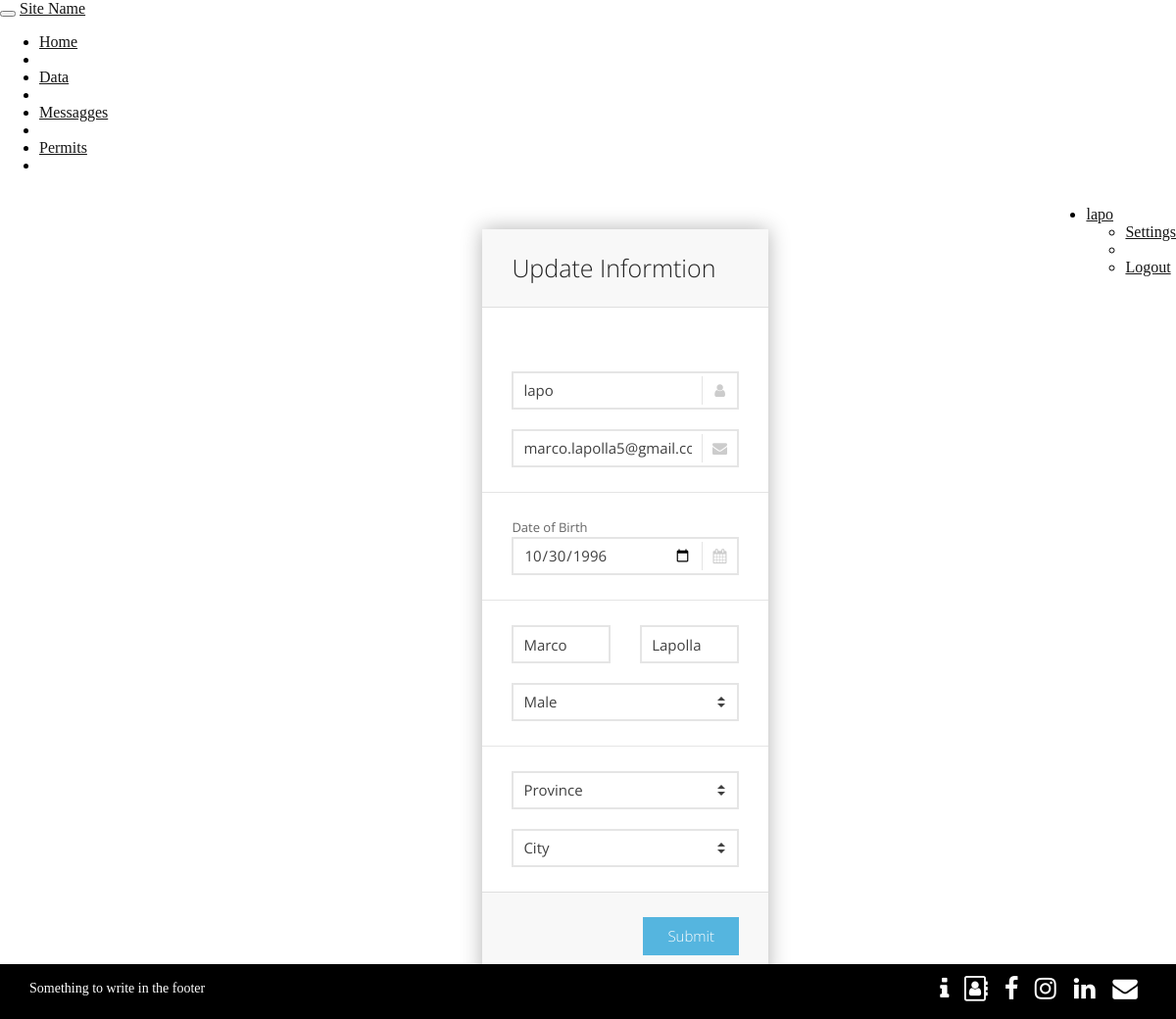
The app's page /setting.php (signed in), older data.
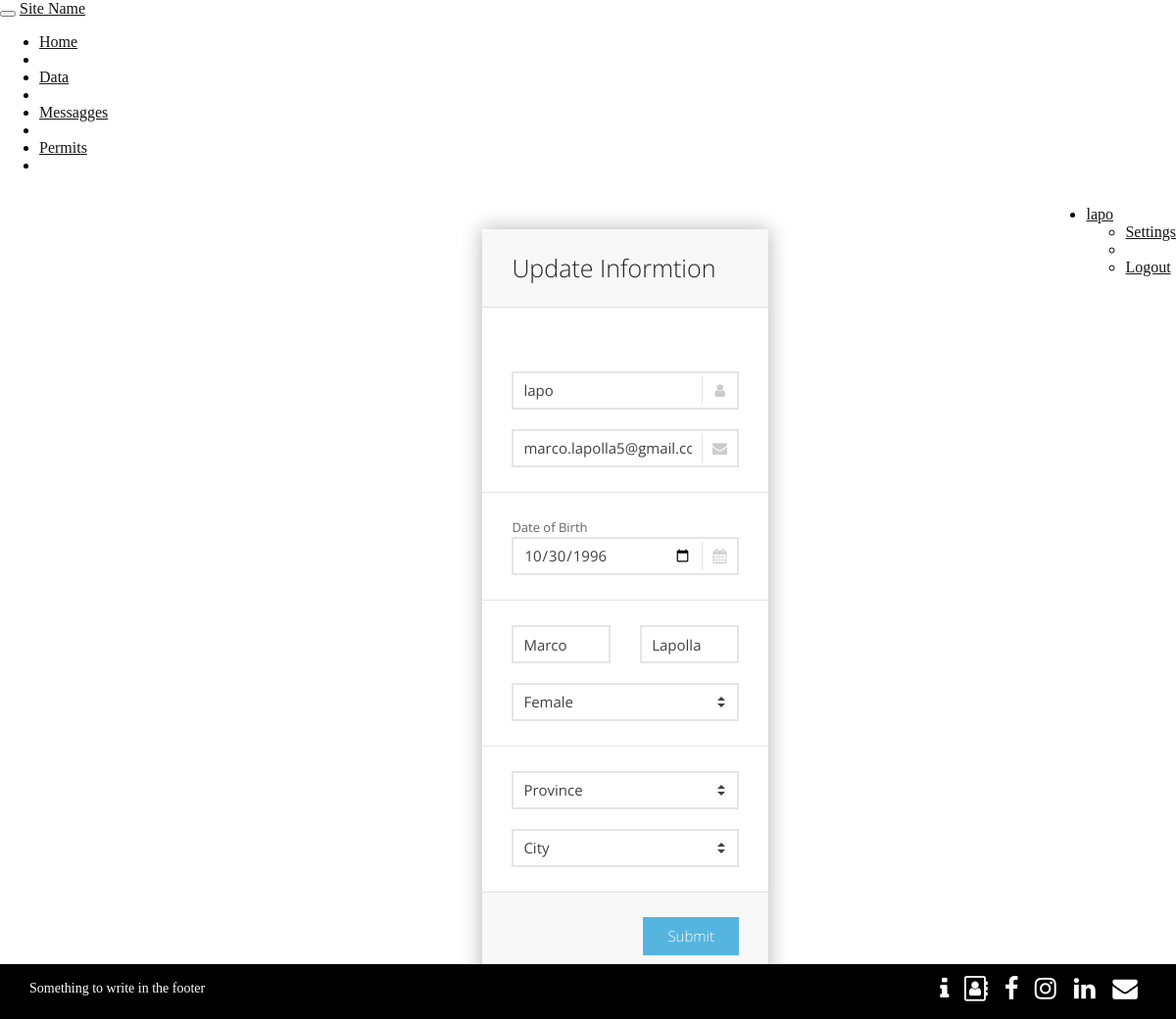
The same page, newer data.
### tables this page shows
CREATE TABLE `user` (
  `Username` varchar(255) NOT NULL,
  `Email` varchar(255) NOT NULL,
  `Password` varchar(255) NOT NULL,
  `Name` varchar(255) NOT NULL,
  `Surname` varchar(255) NOT NULL,
  `Gender` varchar(50) NOT NULL,
  `Date_of_birth` date NOT NULL,
  `City` int(11) DEFAULT NULL
);

### setting.php (the view, shortened to what this page needs)
<!DOCTYPE html>
<html lang="en">
  <head>
	<link href="https://netdna.bootstrapcdn.com/twitter-bootstrap/2.3.2/css/bootstrap-combined.min.css" rel="stylesheet" id="bootstrap-css">
	<link rel='stylesheet' href='https://maxcdn.bootstrapcdn.com/font-awesome/4.7.0/css/font-awesome.min.css'>
	<link rel="stylesheet" media="all" href="css/footer.css" />
	<link rel="stylesheet" media="all" href="css/common.css" />
	<link rel="stylesheet" media="all" href="css/Home.css" />
    <link rel="stylesheet" media="all" href="css/sky-forms.css" />
    <link rel="stylesheet" media="all" href="css/demo.css" />
</head>
  <body>
    <div class="navbar navbar-inverse">
    <div class="navbar-inner">
		<div class="container-fluid">
			<button class="btn btn-navbar" data-toggle="collapse" data-target=".nav-collapse" data-disabled="true">
			</button>
			<a class="brand" href="index.php" id="top">Site Name</a>
			<div id= "auto-height" class="nav-collapse collapse" style="height:auto;" data-disabled="true">
				<ul class="nav">
					<li class="active"><a href="index.php"><i class="icon-home icon-white"></i> Home</a></li>
					<li class="divider-vertical"></li>
					<li><a href="#"><i class="icon-file icon-white"></i> Data</a></li>
					<li class="divider-vertical"></li>
					<li><a href="#"><i class="icon-envelope icon-white"></i> Messagges</a></li>
					<li class="divider-vertical"></li>
					<li><a href="#"><i class="icon-lock icon-white"></i> Permits</a></li>
					<li class="divider-vertical"></li>
				</ul>
				<?php
					if(isset($_SESSION['username']))
					{
					    $user = $_SESSION['username'];
						echo '<ul class="nav navbar-nav navbar-right pull-right">
                                    <li class="dropdown">
                                        <a href="#" data-toggle="dropdown" class="dropdown-toggle" onClick="autoHeight()"><i class="icon-user"></i>'.$user.'<b class="caret"></b></a>
                                        <ul class="dropdown-menu">
                                            <li><a href="#"><i class="icon-wrench"></i> Settings</a></li>
                                            <li class="divider"></li>
                                            <li><a href="logout.php"><i class="icon-share"></i>Logout</a></li>
                                        </ul>
                                    </li>
                                </ul>';
					}
					else
					{
						echo "<ul class='nav navbar-nav navbar-right pull-right'>
							<li><a href='login.php'><i class='icon-user'></i>Log In</a></li>
							<li class='divider'></li>
							</ul>";
					}
					?>
			</div>
		</div>
	</div>
</div>
    <div class="body body-s" id="settings">
        <form action="changeSettings.php" method="POST" name="settings" class="sky-form">
            <header>Update Informtion</header>
            <?php
			if(isset($_SESSION['username'])){
                $servername = "localhost";
                $username = "root";
                $password = "password";
                $dbname = "university_sharing";
                $conn = new mysqli($servername, $username, $password, $dbname);
                $user = $_SESSION['username'];
                $sql = "SELECT * FROM user WHERE Username='" . $user . "'";
                $result = mySQLi_query($conn, $sql) or die("Error query");
                while ($row = mySQLi_fetch_array($result)) {
                    echo '
            <fieldset>
                <section>
                    <label class="input" >
                        <p class="errorLogin" id="errorSettingsBox"><br></p>
                    </label>
                </section>
                <section>
                    <label class="input">
                        <i class="icon-append icon-user"></i>
                        <input type="text" placeholder="Username" id="userSign" name="userSign" onclick="removeErrorSignup()" onkeyup="removeErrorSignup()" value="' . $row['Username'] . '">
                    </label>
                </section>
                <section>
                    <label class="input">
                        <i class="icon-append icon-envelope-alt"></i>
                        <input type="text" placeholder="Email address" id="emailSign" name="emailSign" onclick="removeErrorSignup()" onkeyup="removeErrorSignup()"  value="' . $row['Email'] . '">
                    </label>
                </section>
            </fieldset>
            <fieldset>
                <section>
                    <label class="input">
                        Date of Birth
                    </label>
                    <label class="input">
                        <i class="icon-append icon-calendar"></i>
                        <input type="date" id="dateSign" name="dateSign"  value="' . $row['Date_of_birth'] . '">
                    </label>
                </section>
            </fieldset>
            <fieldset>
                <div class="row">
                    <section class="col col-6">
                        <label class="input">
                            <input type="text" placeholder="First name" id="nameSign" name="nameSign" onclick="removeErrorSignup()" onkeyup="removeErrorSignup()"  value="' . $row['Name'] . '">
                        </label>
                    </section>
                    <section class="col col-6">
                        <label class="input">
                            <input type="text" placeholder="Last name" id="surnameSign" name="surnameSign" onclick="removeErrorSignup()" onkeyup="removeErrorSignup()"  value="' . $row['Surname'] . '">
                        </label>
                    </section>
                </div>
                <section>
                    <label class="select">';
                    if ($row['Gender'] == "male") {
                        echo "
							<select name='gender'>
							<option value='male' selected>Male</option>
							<option value='female'>Female</option>
							</select>
							";
                    } else {
                        echo "
							<select name='gender'>
							<option value='male'>Male</option>
							<option value='female' selected>Female</option>
							</select>
							";
                    }
                    echo '
                        <i></i>
                    </label>
                </section>
            </fieldset>
            <fieldset>
                <section>
                    <label class="select">
                        <select name="province" id="province">
                            <option value="not-selected" selected disabled>Province</option>';
                    $sql = "SELECT distinct Name FROM province";
                    $result = $conn->query($sql);
                    echo '
                        </select>
                        <i></i>
                    </label>
                </section>
                <section>
                    <label class="select">
                        <select name="citySign" id="citySign">
                            <option value="not-selected" selected disabled>City</option>';
                    $sql = "SELECT distinct Name FROM city";
                    $result = $conn->query($sql);
                    echo '
                        </select>
                        <i></i>
                    </label>
                </section>
            </fieldset>
            <footer>
                <button type="button" onclick="checkSettings()" class="button">Submit</button>
            </footer>
        </form>
    </div>';
                }
            }
            else
                echo "Log in First";
			?>
<div class="myfooter">
  <small>
	Something to write in the footer
  </small>
  <div class="mynav">
    <ul>
      <li><a href="#"><i id="social-inf" class="fa fa-info fa-2x social"></i></a></li>
      <li><a href="#"><i id="social-con" class="fa fa-address-book-o fa-2x social"></i></a></li>
      <li><a href="#"><i id="social-fb" class="fa fa-facebook fa-2x social"></i></a></li>
      <li><a href="#"><i id="social-tw" class="fa fa-instagram fa-2x social"></i></a></li>
      <li><a href="#"><i id="social-li" class="fa fa-linkedin fa-2x social"></i></a></li>
      <li><a href="mailto:boh@boh.it"><i id="social-em" class="fa fa-envelope fa-2x social"></i></a></li>
    </ul>
  </div>
</div>
</body>
</html>

### css/footer.css (style rules this page uses)
.myfooter { display: flex; justify-content: space-between; z-index:10; position: fixed; left:0; right:0; bottom:0; padding-top: 10px; padding-right:30px; padding-left:30px; border-top: 1px solid black; background-color: black; height:45px; color:white; }
.myfooter small { float: left; font-size:14px; padding-top: 6px; }
.myfooter ul { margin: 0; list-style: none; display: block; }
.myfooter li { float: left; margin-left: 6px; margin-right: 6px; }
.social { margin-top: -2px; color:white; transform: scale(0.8); transition-duration: 0.5s; }

### css/common.css (style rules this page uses)
html, body { margin: 0; margin-bottom:50px; }
#auto-height { height:auto; }
h1,h2,h3,h4,h5,h6,p,a { color:#151515; }
.errorLogin { color:red; }

### css/Home.css (style rules this page uses)
.navbar { margin-bottom:0px; }
#settings { background-color:white; margin-left:35%; height:55%; top:18%; width:27%; }
#settings>form { margin-left: 10%; }

### css/demo.css (style rules this page uses)
html, body { margin: 0; padding: 0; background-attachment: fixed; background-position: 50% 50%; background-size: cover; }
a { text-decoration: underline; }
.body { max-width: 900px; margin: 0 auto; padding: 40px; }
.body-s { max-width: 700px; }

Row changes from the older to the newer data that the page shows:
changed user "lapo": gender "Male" → "Female"
